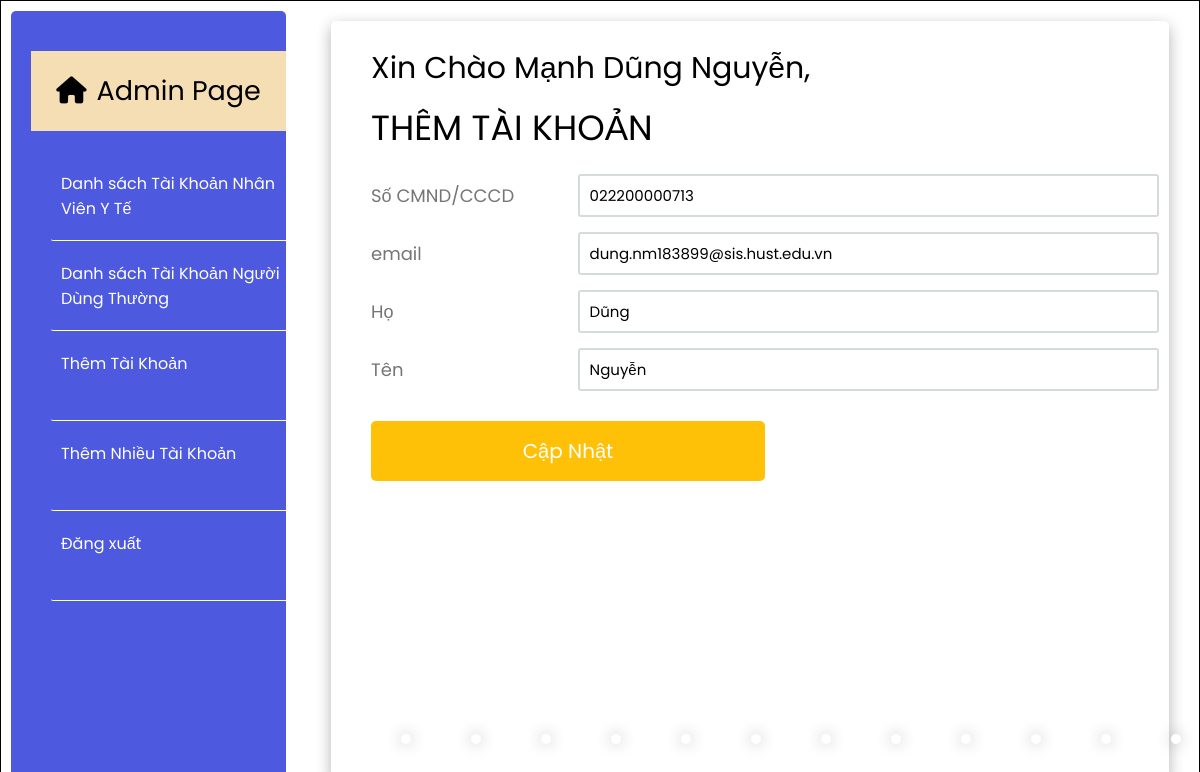
The page /sys_admin/update/3 (signed in) on the database its author committed.
### authentication/models.py (models this page shows)
class User(AbstractUser):
    is_normal_user = models.BooleanField(default=True)
    is_MOH = models.BooleanField(default=False)

### system_admin/views.py (the view, shortened to what this page needs)
# urls.py: path('update/<id>', views.update, name="update"),
def update(request, id):
    if request.user.is_authenticated:
        user1 = {
            'user': User.objects.get(id=id)
        }
    else:
        messages.error(request, "Vui lòng đăng nhập để tiếp tục")
        return redirect('http://127.0.0.1:8000/sys_admin/login')
    return render(request, 'update_user.html', user1)

### system_admin/templates/update_user.html (shortened to what this page needs)
{% load static %}
<!DOCTYPE html>
<html>
<head>
    <link rel="stylesheet" href="https://cdnjs.cloudflare.com/ajax/libs/font-awesome/6.0.0-beta3/css/all.min.css"/>
    <link rel="stylesheet" href="{% static 'style.css' %}">
</head>
<body>
    <div class="navigation">
        <div class="wrapper">
            <div class="decoration">
                <p><i class="fas fa-home"></i>Admin Page</p>
             </div>
            <ul>
                <li class="list">
                    <a href="http://127.0.0.1:8000/sys_admin/list-moh/">
                        <span class="title">Danh sách Tài Khoản Nhân Viên Y Tế</span>
                    </a>
                </li>
                <li class="list">
                    <a href="http://127.0.0.1:8000/sys_admin/list-normal/">
                        <span class="title">Danh sách Tài Khoản Người Dùng Thường</span>
                    </a>
                </li>
                <li class="list">
                    <a href="http://127.0.0.1:8000/sys_admin/add/">
                        <span class="title">Thêm Tài Khoản</span>
                    </a>
                </li>
                <li class="list">
                    <a href="http://127.0.0.1:8000/sys_admin/upload/">
                        <span class="title">Thêm Nhiều Tài Khoản</span>
                    </a>
                </li>
                <li>
                    <a href="http://127.0.0.1:8000/sys_admin/logout/">
                        <span class="title">Đăng xuất</span>
                    </a>
                </li>
            </ul>
        </div>
    </div>
    <div class="main">
        <div class="wrapper">
            <div class="greeting">
                Xin Chào {{request.user.first_name}} {{request.user.last_name}},
            </div>
            <div class="title" style="font-size: 35px;">
                THÊM TÀI KHOẢN
            </div>
            <form class="form" action="" method="post">
                <div class="inputfield">
                    <label>Số CMND/CCCD</label>
                    <input type="text" class="input" value="{{user.username}}" name="national_id">
                </div>
                <div class="inputfield">
                    <label>email</label>
                    <input type="text" class="input" value="{{user.email}}" name="email">
                </div>
                <div class="inputfield">
                    <label>Họ</label>
                    <input type="text" class="input" value="{{user.first_name}}" name="fname">
                </div>
                <div class="inputfield">
                    <label>Tên</label>
                    <input type="text" class="input" value="{{user.last_name}}" name="lname">
                </div>
                <div class="inputfield">
                    <input type="submit" value="Cập Nhật" class="btn" name="submit">
                </div>
            </form>
            <div class="filler">
                <div class="dot num1"></div>
                <div class="dot num2"></div>
                <div class="dot num3"></div>
                <div class="dot num4"></div>
                <div class="dot num5"></div>
                <div class="dot num6"></div>
                <div class="dot num1"></div>
                <div class="dot num2"></div>
                <div class="dot num3"></div>
                <div class="dot num4"></div>
                <div class="dot num5"></div>
                <div class="dot num6"></div>
            </div>
        </div>
    </div>
</body>
</html>

### system_admin/static/style.css (style rules this page uses)
* { margin: 0; padding: 0; box-sizing: border-box; font-family: 'Poppins', sans-serif; }
body { position: relative; width: 100%; height: 100vh; display: flex; border: 1px solid black; background: url('/static/images/whitebg.jpg'); overflow: hidden; }
.navigation { display: flex; width: 20vw; min-width: 300px; height: 100%; padding-right: 5px; }
.navigation .wrapper { padding: 40px 0 10px 20px; margin: 10px 10px; width: 100%; border-radius: 5px; background: #4d59df; }
.navigation .wrapper .decoration { width: 100%; height: 10vh; background-color: wheat; margin-bottom: 30px; display: flex; }
.navigation .wrapper .decoration p { font-size: 27px; margin: auto; color: #000; }
.navigation .wrapper .decoration i { margin-right: 10px; }
.navigation .wrapper ul { list-style: none; }
.navigation .wrapper ul li { position: relative; display: block; width: auto; margin: 10px 0 10px 20px; margin-top: 10px; margin-bottom: 10px; background: #4d59df; height: 80px; border-bottom: 0.5px solid white; cursor: pointer; transition: 0.5s ease; border-radius: 2px 0 0 2px; }
.navigation .wrapper ul li a { position: relative; display: block; width: 100%; padding-top: 10px; padding-left: 10px; height: 50px; color: #fff; text-decoration: none; border-radius: 5px; cursor: pointer; }
.main { display: flex; width: 80%; height: 100%; }
.main .wrapper { position: relative; background-color: transparent; padding: 15px 10px 10px 40px; margin: 20px 30px; width: 100%; opacity: 1; border-radius: 5px; box-shadow: inset; box-shadow: 0 5px 15px rgba(0,0,0 , 0.3); }
.main .wrapper .greeting { font-size: 30px; margin-top: 10px; }
.main .wrapper .title { margin-top: 10px; margin-bottom: 20px; font-size: 25px ; }
.wrapper .form { width: 100%; }
.wrapper .form .inputfield { margin-bottom: 15px; display: flex; align-items: center; }
.wrapper .form .inputfield label { width: 200px; color: #757575; margin-right: 10px; font-size: 18px; }
.wrapper .form .inputfield .input, .wrapper .form .inputfield .textarea { width: 75%; border: 2px solid #d5dbd9; font-size: 15px; padding: 8px 10px; border-radius: 3px; }
.wrapper .form .inputfield .btn { width: 50%; margin-top: 15px; padding: 15px 15px; font-size: 20px; border: 0px; background: #fec107; color: #fff; cursor: pointer; border-radius: 5px; outline: none; }
.wrapper .form .inputfield:last-child { margin-bottom: 0; }
.wrapper .inputfield label { font-size: 25px; }
.wrapper .inputfield input { cursor: pointer; padding: 10px; }
.wrapper .filler { position: absolute; transform: translateY(55px); bottom: 0; width: 70vw; height: 100px; display: flex; justify-content: space-around; }
.wrapper .filler .dot { border-radius: 50%; width: 10px; height: 10px; background-color: white; box-shadow: 0 0 15px rgba(0,0,0 , 0.3); }
.wrapper .filler .num1 { animation: rainbow 3s infinite; }
.wrapper .filler .num2 { animation: rainbow 4s infinite; }
.wrapper .filler .num3 { animation: rainbow 5s infinite; }
.wrapper .filler .num4 { animation: rainbow 6s infinite; }
.wrapper .filler .num5 { animation: rainbow 5s infinite; }
.wrapper .filler .num6 { animation: rainbow 4s infinite; }

### rows shown on the page
User: user.first_name "Mạnh Dũng", user.last_name "Nguyễn"
User: national_id "022200000713", email "dung.nm183899@sis.hust.edu.vn", fname "Dũng", lname "Nguyễn"
